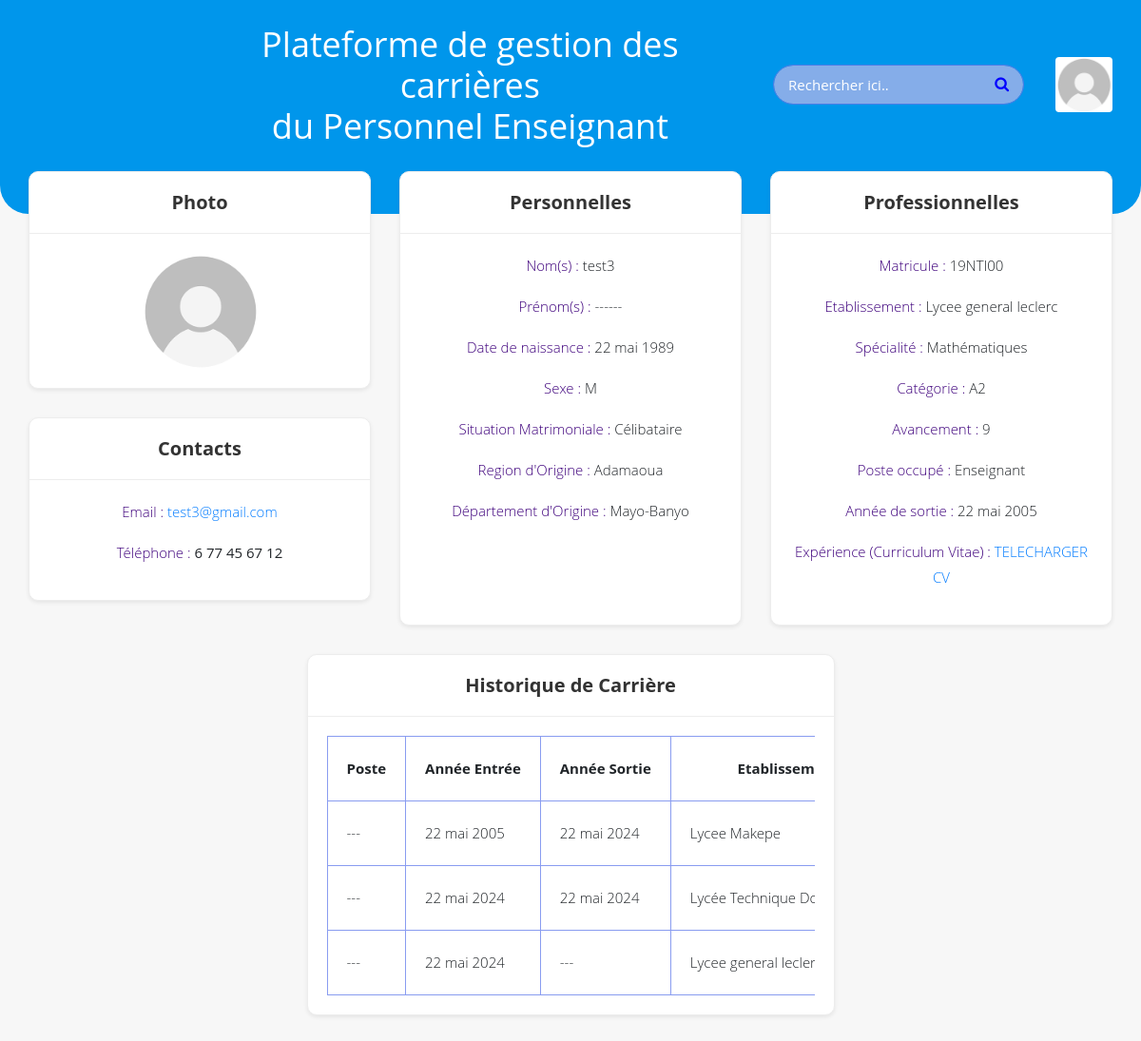
The page /ministere/enseignants/details/11/ (signed in) on the database as committed earlier.
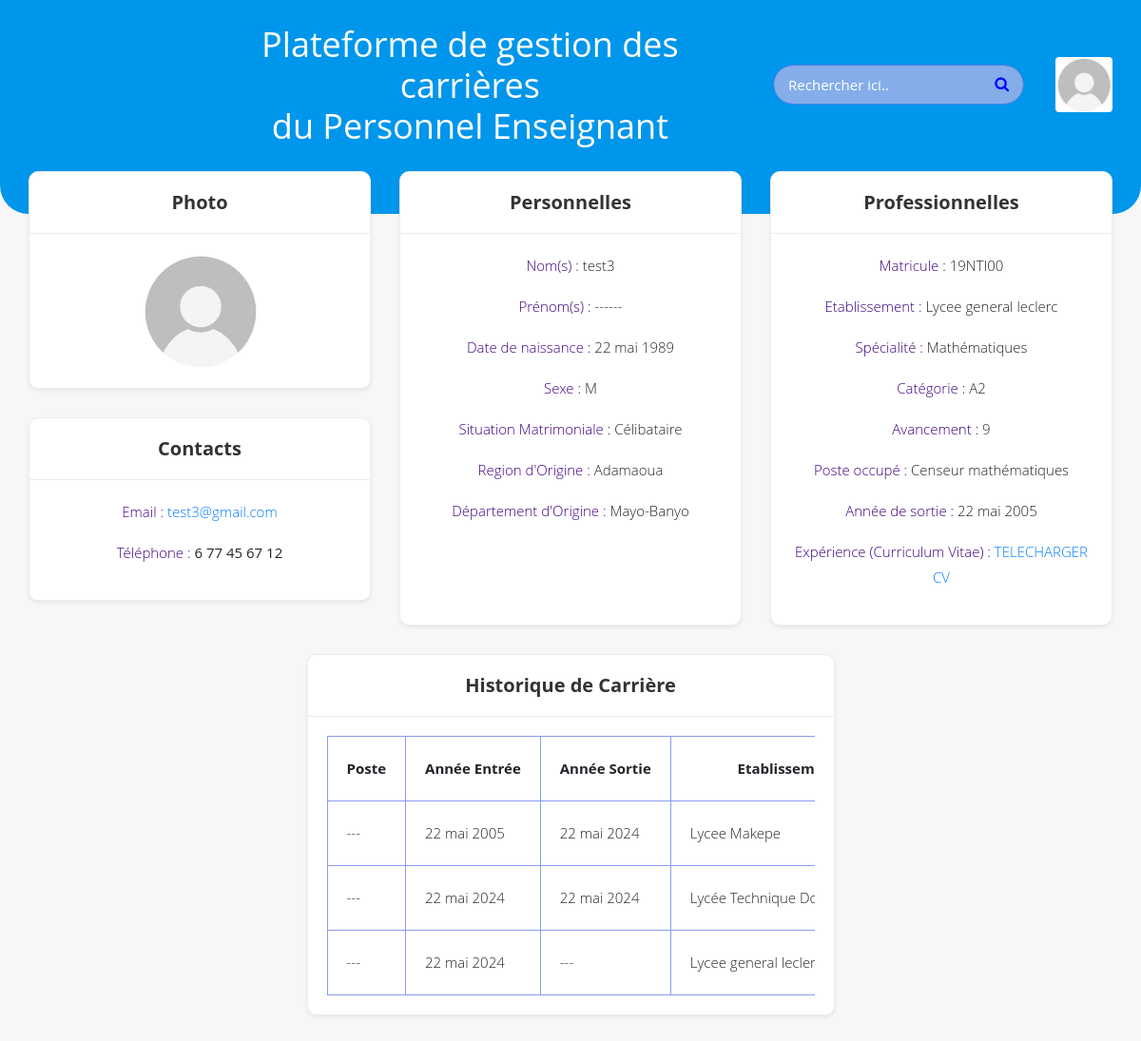
The same page on the database as committed later.
### gestionministere/models.py (models this page shows, shortened)
class Etablissement_Poste(models.Model):
    etablissement = models.ForeignKey(Etablissement, on_delete=models.CASCADE)
    poste = models.ForeignKey(Poste, on_delete=models.CASCADE)
    user = models.ForeignKey(User, on_delete=models.SET_NULL, null=True, blank=True, verbose_name="Enseignant éligible")
    class Meta:
        verbose_name = "Nomination"
        verbose_name_plural = "Gestion des Nominations"

class Poste(models.Model):
    name = models.CharField(max_length=255, unique=True, verbose_name= "Nom")
    anciennete_min = models.IntegerField(default=1, null=True, blank=True, verbose_name= "Ancienneté min")
    is_censeur = models.BooleanField(default=False, null=True, blank=True, verbose_name= "Est censeur ?")
    matiere = models.ForeignKey(Matiere, null=True, blank=True, on_delete=models.CASCADE, verbose_name= "De quelle matiere ?")
    def __str__(self):
        valeur = self.name  or ""
        return  f"{valeur}".strip()
    class Meta:
        verbose_name = "Poste administratif"
        verbose_name_plural = "Postes"

### gestionministere/views.py (the view)
# urls.py: path('enseignants/details/<int:user_id>/', views.show_enseignant, name = 'show_enseignant'),
@user_passes_test(is_not_superuser)
@login_required
def show_enseignant(request, user_id):
    if not is_user_authenticated(request.user, user_id):
        return HttpResponseForbidden("Accès refusé")
    anneeCourante = now().year
    user = User.objects.get(pk = user_id)
    profil = ProfilEnseignant.objects.annotate(
                age=anneeCourante - F('dateNaissance__year')
            ).get(user = user)
    poste_user = None
    try:
        poste_user = Etablissement_Poste.objects.get(user=user)
    except:
        poste_user = None
    carrieres = Carriere.objects.filter(user=user)
    context = {
        "user": user,
        "profil": profil,
        "poste_user":poste_user,
        "carrieres": carrieres
    }
    return render(request,"gestionministere/details.html", context)

### gestionministere/models.py (called while the page is built)
    def __str__(self):
        return self.name

    def formatted_telephone(self):
        number = self.telephone
        if len(number) < 2:
            return number
        return f"{number[0]} " + ' '.join(number[i:i+2] for i in range(1, len(number), 2))

### gestionministere/views.py (called while the page is built)
def is_not_superuser(user):
    return user.is_superuser == False

def is_user_authenticated(user, user_id):
    return user.is_authenticated and user.id == user_id

### gestionministere/templates/gestionministere/details.html (shortened to what the changed rows need)
{% load static %}
<!DOCTYPE html>
<html lang="fr">
<head>
    <link rel="stylesheet" href="{% static 'gestionministere/assets/css/bootstrap.min.css' %} ">
    <link rel="stylesheet" href="{% static 'gestionministere/assets/css/lnr-icon.css' %}">
    <link rel="stylesheet" href="{% static 'gestionministere/assets/css/font-awesome.min.css' %}">
    <link rel="stylesheet" href="{% static 'gestionministere/assets/css/style.css' %}">
</head>
<body>
    <div class="inner-wrapper">
        <header class="header">
            <div class="top-header-section">
                <div class="container-fluid">
                    <div class="row align-items-center">
                        <div class="col-lg-10 col-md-10 col-sm-10 col-6 text-right">
                            <div class="user-block d-none d-lg-block">
                                <div class="row align-items-center">
                                    <div class=" col-7 text-center align-center">
                                        <h2 class="text-center titre-app align-center">Plateforme de gestion des carrières <br> du Personnel Enseignant </h2>
                                    </div>
                                </div>
                            </div>
                        </div>
                    </div>
                </div>
            </div>
        </header>
        <div class="page-wrapper">
            <div class="container-fluid">
                <div class="row">
                    <div class="col-xl-12 col-lg-12  col-md-12">
                        <div class="row">
                            <div class="col-xl-4 col-lg-6 col-md-6 d-flex">
                                <div class="card flex-fill  ctm-border-radius shadow-sm grow">
                                    <div class="card-body text-center">
                                        <p class="card-text mb-3"><span class="text-primary">Poste occupé :
                                        </span>
                                        {% if profil.age > 60 %}
                                            <span style="color: rgb(236, 115, 135);">En retraite</span>
                                        {% else %}
                                            {% if poste_user %}
                                                <span>{{ poste_user.poste }}</span>
                                            {% else %}
                                                <span>Enseignant </span>
                                            {% endif %}
                                        {% endif %}
                                    </p>
                                    </div>
                                </div>
                            </div>
                        </div>
                    </div>
                </div>
                <div class="row">
                    <div class="col-xl-6 col-lg-6 col-md-6 d-flex">
                        <div class="card flex-fill ctm-border-radius shadow-sm grow">
                            <div class="card-body">
                                <div class="table-responsive">
                                <table sclass="table table-striped table-bordered text-center">
                                    <thead>
                                        <tr>
                                            <td>Poste</td>
                                            <td>Année Entrée</td>
                                            <td>Année Sortie</td>
                                            <td>Etablissement</td>
                                        </tr>
                                    </thead>
                                </table>
                                </div>
                            </div>
                        </div>
                    </div>
                </div>
            </div>
        </div>
    </div>
</body>
</html>

Rows that differ between the two databases and show on the page:
now on this page (row edited): Etablissement_Poste: poste "Censeur mathématiques"
Other text that changed with them:
text no longer shown: "Enseignant"
